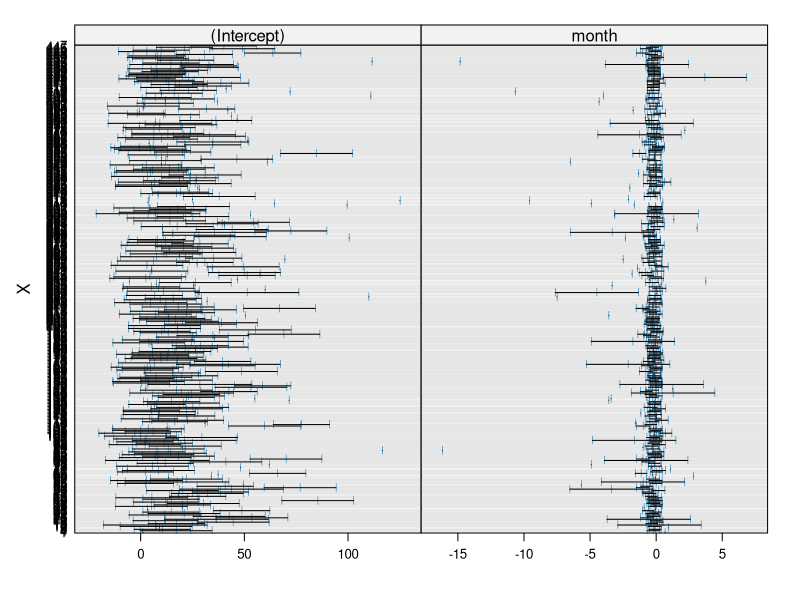
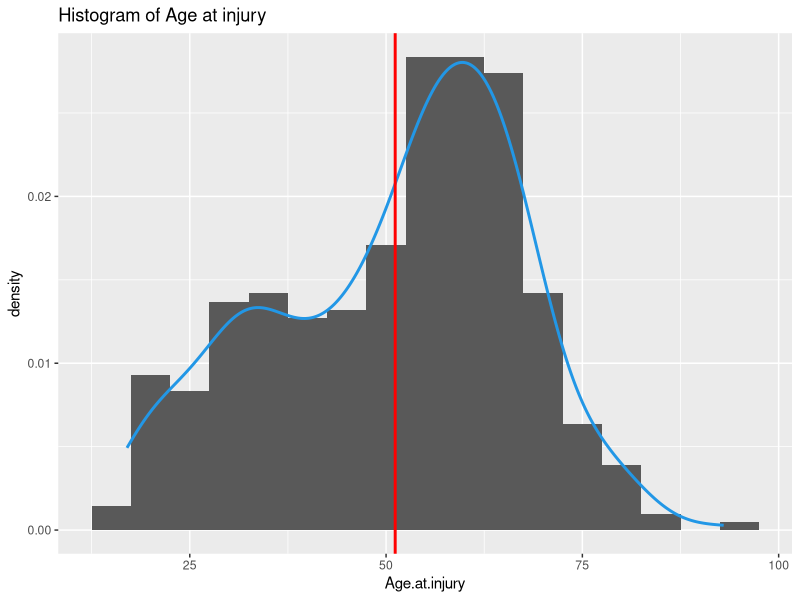
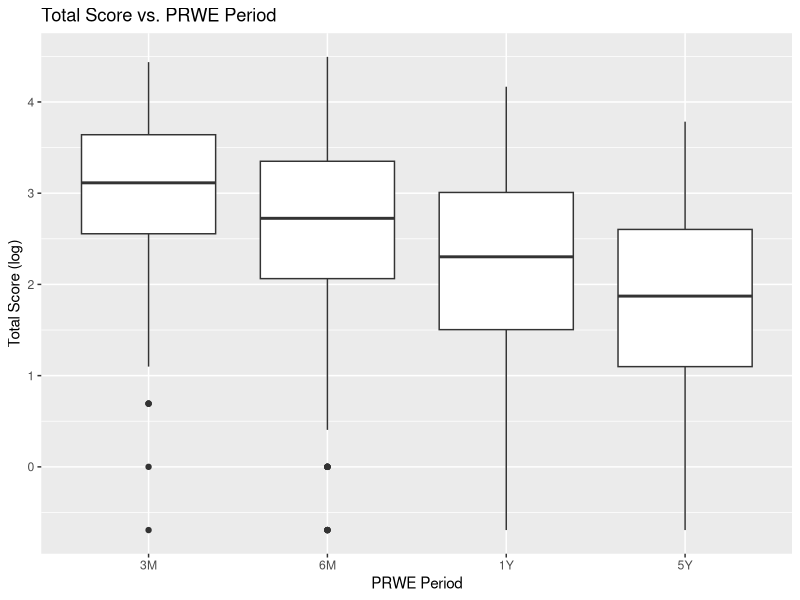
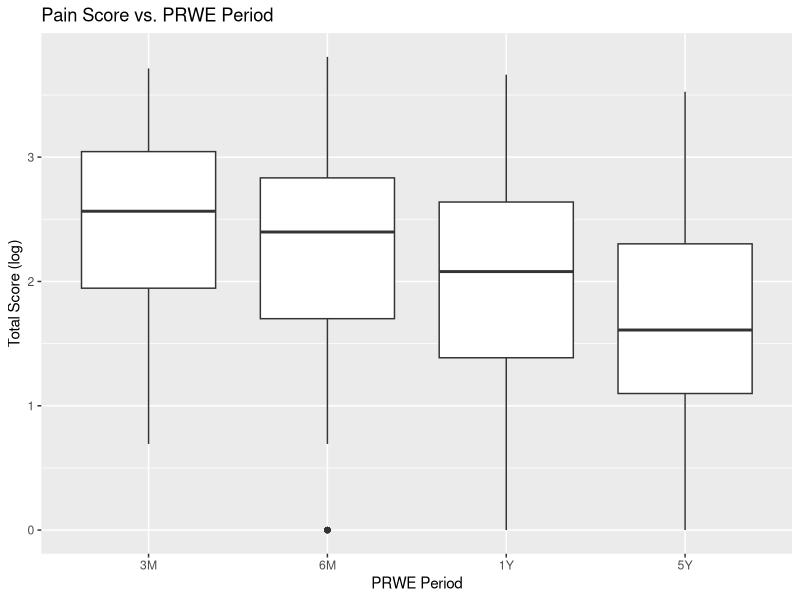
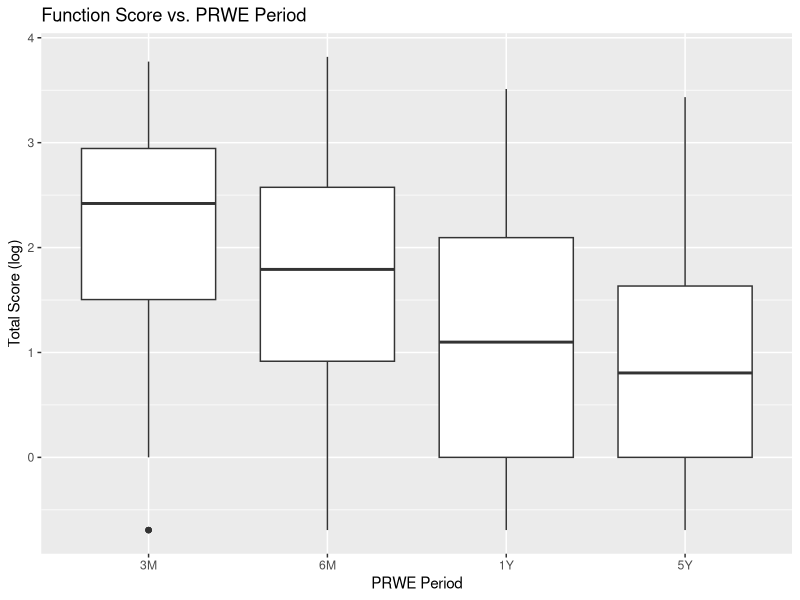
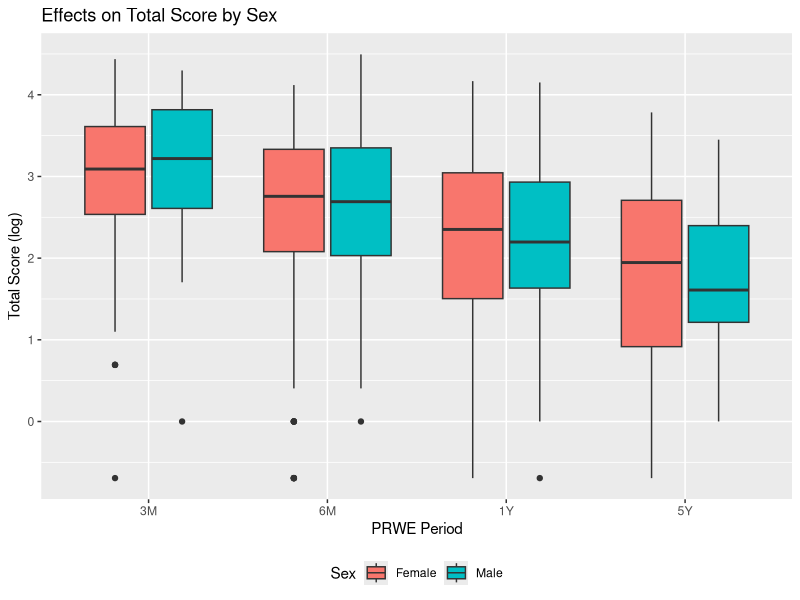
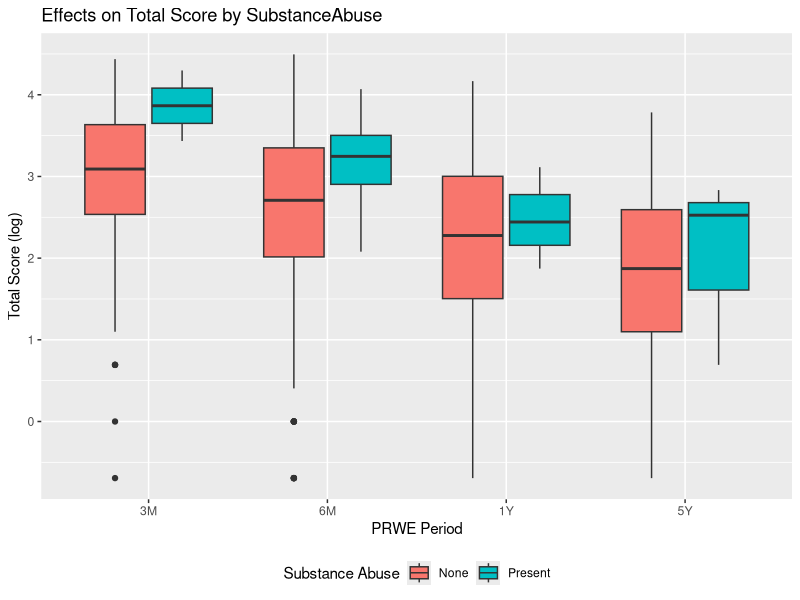
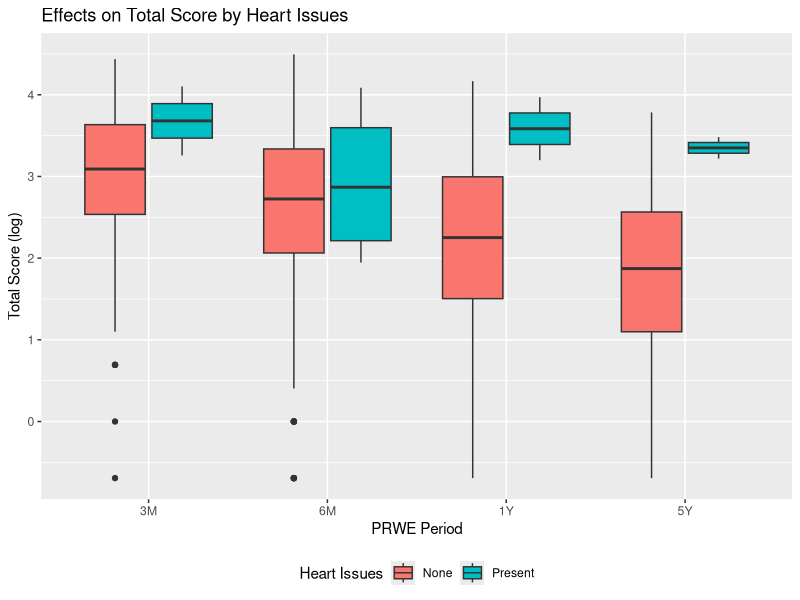

Source code (R) for these figures, in order:
## ---- chunk 1
knitr::opts_chunk$set(echo = TRUE, eval=FALSE)
## ---- chunk 2
library(tidyverse)
library(broom)
library(readxl)
library(ggfortify)
library(ggpubr)
library(rstatix)
library(nlme)
## ---- chunk 3
# data <- read_excel("Stat_Data.xlsx", skip = 1)
# write.csv(data, "data.csv")
## ---- chunk 4
c1 <- read.csv("data/data.csv")
## ---- chunk 5
c1 <- c1 %>%
  mutate(Sex = Sex, across(Sex, ~if_else(.=="F", 0, 1))) %>%
  mutate(CAD = CAD, across(CAD, ~if_else(.=="None", 0, 1))) %>%
  mutate(Hypertension = Hypertension, across(Hypertension, ~if_else(.=="None", 0, 1))) %>%
  mutate(Osteoporosis = Osteoporosis, across(Osteoporosis, ~if_else(.=="None", 0, 1))) %>%
  mutate(Diabetes = Diabetes, across(Diabetes, ~if_else(.=="None", 0, 1))) %>%
  mutate(Substance.abuse = Substance.abuse, across(Substance.abuse, ~if_else(.=="None", 0, 1))) %>%
  mutate(Alcohol.abuse = Alcohol.abuse, across(Alcohol.abuse, ~if_else(.=="None", 0, 1))) %>%
  mutate(Depression = Depression, across(Depression, ~if_else(.=="None", 0, 1))) %>%
  mutate(Anxiety.disorder = Anxiety.disorder, across(Anxiety.disorder, ~if_else(.=="None", 0, 1))) %>%
  mutate(Psychosis = Psychosis, across(Psychosis, ~if_else(.=="None", 0, 1))) %>%
  mutate(Malignancy = Malignancy, across(Malignancy, ~if_else(.=="None", 0, 1))) %>%
  mutate(Stroke.TIA = Stroke.TIA, across(Stroke.TIA, ~if_else(.=="None", 0, 1))) %>%
  mutate(Previous.orthopedic.trauma = Previous.orthopedic.trauma, across(Previous.orthopedic.trauma, ~if_else(.=="None", 0, 1))) %>%
  mutate(Revision.procedure = Revision.procedure, across(Revision.procedure, ~if_else(.=="Removal of  device", 1, 0)))
## ---- chunk 6
# c1 removes the rows with all NA or all "0".
c1 <- c1 %>% filter(!is.na(Total_3M) | !is.na(Total_6M) | !is.na(Total_1Y) | !is.na(Total_5Y)) %>%
  filter(Total_3M != 0 | Total_6M != 0 | Total_1Y != 0 | Total_5Y != 0)
## ---- chunk 7
# C3 is for LME use, with at least two non-NA data points
c3 <- c1 %>% filter((1*(is.na(Total_3M)) + 1*(is.na(Total_6M)) + 1*(is.na(Total_1Y)) + 1*(is.na(Total_5Y))) <= 2)
## ---- chunk 8
# regroup several attributes
easyc3 <- c3 %>% 
  select(X, MRN, Age.at.injury, Sex, ISS, CAD, Hypertension, Osteoporosis, Diabetes, Substance.abuse, Alcohol.abuse, Depression, Anxiety.disorder, Psychosis, Malignancy, Stroke.TIA, Previous.orthopedic.trauma, Revision.procedure, Function_Baseline, Pain_Baseline, Total_Baseline, Function_3M, Pain_3M, Total_3M, Function_6M, Pain_6M, Total_6M, Function_1Y, Pain_1Y, Total_1Y, Function_5Y, Pain_5Y, Total_5Y) %>%
  mutate(SubAbuse = 1*((Substance.abuse + Alcohol.abuse)!=0), Mental.illness = 1*((Depression + Anxiety.disorder + Psychosis)!=0)) %>% 
  select(X, MRN, Age.at.injury, Sex, ISS, CAD, Hypertension, Osteoporosis, Diabetes, SubAbuse, Mental.illness,
         Malignancy, Stroke.TIA,
         Previous.orthopedic.trauma, Revision.procedure, Function_Baseline, Pain_Baseline, Total_Baseline,
         Function_3M, Pain_3M, Total_3M, Function_6M, Pain_6M, Total_6M, Function_1Y, Pain_1Y, Total_1Y,
         Function_5Y, Pain_5Y, Total_5Y)
## ---- chunk 9
# longer form of easyc3
longc3 <- easyc3 %>% pivot_longer(-c(X, MRN, Age.at.injury, Sex, ISS, CAD, Hypertension, Osteoporosis, Diabetes, SubAbuse, Mental.illness, Malignancy, Stroke.TIA, Previous.orthopedic.trauma, Revision.procedure, Function_Baseline, Pain_Baseline, Total_Baseline), names_to = c(".value", "period"), names_sep = "_") %>%
  mutate(month = period, across(month, ~if_else(.=="3M", 3, if_else(.=="6M", 6, if_else(.=="1Y", 12, 60)))))
## ---- chunk 10
# delete NA for lme use.
# Count missing values
lme_longc3 <- longc3 %>% drop_na(Total)
lme_longc3 %>% group_by(period) %>% count(is.na(Total_Baseline)) 
## ---- chunk 11
fit.pre <- lmList(Total~ month|X, data = lme_longc3, na.action=na.exclude)
plot(intervals(fit.pre))
## ---- chunk 12
# easyc1 removes some dates and some useless variables

easyc1 <- c1 %>% select(X, MRN, Age.at.injury, Sex, ISS, CAD, Hypertension, Osteoporosis, Diabetes, Substance.abuse, Alcohol.abuse, Depression, Anxiety.disorder, Psychosis, Malignancy, Stroke.TIA, Previous.orthopedic.trauma, Revision.procedure, Function_Baseline, Pain_Baseline, Total_Baseline, Function_3M, Pain_3M, Total_3M, Function_6M, Pain_6M, Total_6M, Function_1Y, Pain_1Y, Total_1Y, Function_5Y, Pain_5Y, Total_5Y)
## ---- chunk 13
# Combine some general categories

easyc2 <- easyc1 %>% 
  mutate(SubAbuse = 1*((Substance.abuse + Alcohol.abuse)!=0), Mental.illness = 1*((Depression + Anxiety.disorder + Psychosis)!=0)) %>% 
  select(X, MRN, Age.at.injury, Sex, ISS, CAD, Hypertension, Osteoporosis, Diabetes, SubAbuse, Mental.illness,
         Malignancy, Stroke.TIA,
         Previous.orthopedic.trauma, Revision.procedure, Function_Baseline, Pain_Baseline, Total_Baseline,
         Function_3M, Pain_3M, Total_3M, Function_6M, Pain_6M, Total_6M, Function_1Y, Pain_1Y, Total_1Y,
         Function_5Y, Pain_5Y, Total_5Y)
## ---- chunk 14
# longc1 is the longer form of easyc1

longc1 <- easyc1 %>% pivot_longer(-c(X, MRN, Age.at.injury, Sex, ISS, CAD, Hypertension, Osteoporosis, Diabetes, Substance.abuse, Alcohol.abuse, Depression, Anxiety.disorder, Psychosis, Malignancy, Stroke.TIA, Previous.orthopedic.trauma, Revision.procedure), names_to = c(".value", "period"), names_sep = "_")
## ---- chunk 15
# Long form of combined data

longc2 <- easyc2 %>% pivot_longer(-c(X, MRN, Age.at.injury, Sex, ISS, CAD, Hypertension, Osteoporosis, Diabetes, SubAbuse, Mental.illness, Malignancy, Stroke.TIA, Previous.orthopedic.trauma, Revision.procedure), names_to = c(".value", "period"), names_sep = "_")
## ---- chunk 16
# Missing Value Stat
longc2 %>% group_by(period) %>% count(is.na(Total))
## ---- chunk 17
# rmBasec1 regulizes the Baseline scores and 
# removes the Baseline records

rmBasec1 <- easyc1 %>% 
  mutate(Function_3M = Function_3M - Function_Baseline,
                          Pain_3M = Pain_3M - Pain_Baseline,
                          Total_3M = Total_3M - Total_Baseline,
                          Function_6M = Function_6M - Function_Baseline,
                          Pain_6M = Pain_6M - Pain_Baseline,
                          Total_6M = Total_6M - Total_Baseline,
                          Function_1Y = Function_1Y - Function_Baseline,
                          Pain_1Y = Pain_1Y - Pain_Baseline,
                          Total_1Y = Total_1Y - Total_Baseline,
                          Function_5Y = Function_5Y - Function_Baseline,
                          Pain_5Y = Pain_5Y - Pain_Baseline,
                          Total_5Y = Total_5Y - Total_Baseline) %>%
  select(X, MRN, Age.at.injury, Sex, ISS, CAD, Hypertension, Osteoporosis, Diabetes, Substance.abuse, Alcohol.abuse, Depression, Anxiety.disorder, Psychosis, Malignancy, Stroke.TIA, Previous.orthopedic.trauma, Revision.procedure, Function_Baseline, Pain_Baseline, Total_Baseline, Function_3M, Pain_3M, Total_3M, Function_6M, Pain_6M, Total_6M, Function_1Y, Pain_1Y, Total_1Y, Function_5Y, Pain_5Y, Total_5Y)
## ---- chunk 18
# Remove baseline from combined data

rmBasec2 <- easyc2 %>% 
  mutate(Function_3M = Function_3M - Function_Baseline,
                          Pain_3M = Pain_3M - Pain_Baseline,
                          Total_3M = Total_3M - Total_Baseline,
                          Function_6M = Function_6M - Function_Baseline,
                          Pain_6M = Pain_6M - Pain_Baseline,
                          Total_6M = Total_6M - Total_Baseline,
                          Function_1Y = Function_1Y - Function_Baseline,
                          Pain_1Y = Pain_1Y - Pain_Baseline,
                          Total_1Y = Total_1Y - Total_Baseline,
                          Function_5Y = Function_5Y - Function_Baseline,
                          Pain_5Y = Pain_5Y - Pain_Baseline,
                          Total_5Y = Total_5Y - Total_Baseline) %>%
  select(X, MRN, Age.at.injury, Sex, ISS, CAD, Hypertension, Osteoporosis, Diabetes, SubAbuse, Mental.illness, Malignancy, Stroke.TIA, Previous.orthopedic.trauma, Revision.procedure, Function_Baseline, Pain_Baseline, Total_Baseline, Function_3M, Pain_3M, Total_3M, Function_6M, Pain_6M, Total_6M, Function_1Y, Pain_1Y, Total_1Y, Function_5Y, Pain_5Y, Total_5Y)
## ---- chunk 19
# Calculate the score difference between periods

ScoreDiff <- rmBasec1 %>%
  select(X, MRN, Age.at.injury, Sex, ISS, CAD, Hypertension, Osteoporosis, Diabetes, Substance.abuse, Alcohol.abuse, Depression, Anxiety.disorder, Psychosis, Malignancy, Stroke.TIA, Previous.orthopedic.trauma, Revision.procedure, Function_3M, Pain_3M, Total_3M, Function_6M, Pain_6M, Total_6M, Function_1Y, Pain_1Y, Total_1Y, Function_5Y, Pain_5Y, Total_5Y) %>%
  pivot_longer(-c(X, MRN, Age.at.injury, Sex, ISS, CAD, Hypertension, Osteoporosis, Diabetes, Substance.abuse, Alcohol.abuse, Depression, Anxiety.disorder, Psychosis, Malignancy, Stroke.TIA, Previous.orthopedic.trauma, Revision.procedure), names_to = c("part", ".value"), names_sep = "_") %>%
  mutate(Diff_6M3M = `6M` - `3M`,
         Diff_1Y3M = `1Y` - `3M`,
         Diff_1Y6M = `1Y` - `6M`,
         Diff_5Y6M = `5Y` - `6M`,
         Diff_5Y1Y = `5Y` - `1Y`) %>%
  mutate(Crt_6M3M = Diff_6M3M, 
         across(Crt_6M3M, ~if_else(.<=(-11.5), 1, if_else(.>=11.5, -1, 0))),
         Crt_1Y3M = Diff_1Y3M,
         across(Crt_1Y3M, ~if_else(.<=(-11.5), 1, if_else(.>=11.5, -1, 0))),
         Crt_1Y6M = Diff_1Y6M, 
         across(Crt_1Y6M, ~if_else(.<=(-11.5), 1, if_else(.>=11.5, -1, 0))),
         Crt_5Y6M = Diff_5Y6M, 
         across(Crt_5Y6M, ~if_else(.<=(-11.5), 1, if_else(.>=11.5, -1, 0))),
         Crt_5Y1Y = Diff_5Y1Y, 
         across(Crt_5Y1Y, ~if_else(.<=(-11.5), 1, if_else(.>=11.5, -1, 0))))
## ---- chunk 20
# reglongc1 is the long form of rmBasec1

reglongc1 <- rmBasec1 %>% 
  select(X, MRN, Age.at.injury, Sex, ISS, CAD, Hypertension, Osteoporosis, Diabetes, Substance.abuse, Alcohol.abuse, Depression, Anxiety.disorder, Psychosis, Malignancy, Stroke.TIA, Previous.orthopedic.trauma, Revision.procedure, Function_3M, Pain_3M, Total_3M, Function_6M, Pain_6M, Total_6M, Function_1Y, Pain_1Y, Total_1Y, Function_5Y, Pain_5Y, Total_5Y) %>%
  pivot_longer(-c(X, MRN, Age.at.injury, Sex, ISS, CAD, Hypertension, Osteoporosis, Diabetes, Substance.abuse, Alcohol.abuse, Depression, Anxiety.disorder, Psychosis, Malignancy, Stroke.TIA, Previous.orthopedic.trauma, Revision.procedure), names_to = c(".value", "period"), names_sep = "_")
## ---- chunk 21
# reglongc2 is the long form of rmBasec2

reglongc2 <- rmBasec2 %>% 
  select(X, MRN, Age.at.injury, Sex, ISS, CAD, Hypertension, Osteoporosis, Diabetes, SubAbuse, Mental.illness, Malignancy, Stroke.TIA, Previous.orthopedic.trauma, Revision.procedure, Function_3M, Pain_3M, Total_3M, Function_6M, Pain_6M, Total_6M, Function_1Y, Pain_1Y, Total_1Y, Function_5Y, Pain_5Y, Total_5Y) %>%
  pivot_longer(-c(X, MRN, Age.at.injury, Sex, ISS, CAD, Hypertension, Osteoporosis, Diabetes, SubAbuse, Mental.illness, Malignancy, Stroke.TIA, Previous.orthopedic.trauma, Revision.procedure), names_to = c(".value", "period"), names_sep = "_")
## ---- chunk 22
easyc2 %>% ggplot(aes(x = Age.at.injury)) + 
  geom_histogram(aes(y = ..density..), binwidth = 5) + 
  geom_density(col = 4, size = 1) + 
  labs(title = "Histogram of Age at injury") +
  geom_vline(aes(xintercept = mean(Age.at.injury)), col = "red", size = 1)
## ---- chunk 23
# allocate levels of factor `period`

longc1$period <- factor(longc1$period, levels= c("Baseline", "3M", "6M", "1Y", "5Y"))

reglongc1$period <- factor(reglongc1$period, levels= c("3M", "6M", "1Y", "5Y"))

longc2$period <- factor(longc2$period, levels= c("Baseline", "3M", "6M", "1Y", "5Y"))

reglongc2$period <- factor(reglongc2$period, levels= c("3M", "6M", "1Y", "5Y"))
## ---- chunk 24
# Find the extreme values and remove from dataset
rm_reglongc2 <- reglongc2 %>% select(X, period, Total) %>%
  group_by(period) %>%
  identify_outliers(Total) %>%
  filter(is.extreme == TRUE)

new_reglongc2 <- anti_join(reglongc2, rm_reglongc2)
## ---- chunk 25
new_reglongc2 %>% ggplot(aes(x = period, y = log(Total))) + 
  geom_boxplot() +
  xlab("PRWE Period") +
  ylab("Total Score (log)") +
  ggtitle("Total Score vs. PRWE Period") 
## ---- chunk 26
new_reglongc2 %>% ggplot(aes(x = period, y = log(Pain))) + 
  geom_boxplot() +
  xlab("PRWE Period") +
  ylab("Total Score (log)") +
  ggtitle("Pain Score vs. PRWE Period")
## ---- chunk 27
new_reglongc2 %>% ggplot(aes(x = period, y = log(Function))) + 
  geom_boxplot() +
  xlab("PRWE Period") +
  ylab("Total Score (log)") +
  ggtitle("Function Score vs. PRWE Period")
## ---- chunk 28
new_reglongc2 %>% ggplot(aes(y = log(Total), x = period, fill = as.factor(Sex))) +
  geom_boxplot() +
  xlab("PRWE Period") +
  ylab("Total Score (log)") +
  ggtitle("Effects on Total Score by Sex") +
  theme(legend.position="bottom") +
  scale_fill_discrete(name = "Sex", labels = c("Female", "Male"))
## ---- chunk 29
new_reglongc2 %>% ggplot(aes(y = log(Total), x = period, fill = as.factor(SubAbuse))) +
  geom_boxplot() +
  xlab("PRWE Period") +
  ylab("Total Score (log)") +
  ggtitle("Effects on Total Score by SubstanceAbuse") +
  theme(legend.position="bottom") +
  scale_fill_discrete(name = "Substance Abuse", labels = c("None", "Present"))
## ---- chunk 30
new_reglongc2 %>% ggplot(aes(y = log(Total), x = period, fill = as.factor(CAD))) +
  geom_boxplot() +
  xlab("PRWE Period") +
  ylab("Total Score (log)") +
  ggtitle("Effects on Total Score by Heart Issues") +
  theme(legend.position="bottom") +
  scale_fill_discrete(name = "Heart Issues", labels = c("None", "Present"))
## ---- chunk 31
new_reglongc2 %>% ggplot(aes(y = log(Total), x = period, fill = as.factor(Mental.illness))) +
  geom_boxplot() +
  xlab("PRWE Period") +
  ylab("Total Score (log)") +
  ggtitle("Effects on Total Score by Mental Illness") +
  theme(legend.position="bottom") +
  scale_fill_discrete(name = "Mental Issues", labels = c("None", "Present"))
## ---- chunk 32
new_reglongc2 %>% ggplot(aes(y = log(Total), x = period, fill = as.factor(Diabetes))) +
  geom_boxplot() +
  xlab("PRWE Period") +
  ylab("Total Score (log)") +
  ggtitle("Effects on Total Score by Diabetes") +
  theme(legend.position="bottom") +
  scale_fill_discrete(name = "Diabetes", labels = c("None", "Present"))
## ---- chunk 33
new_reglongc2 %>% ggplot(aes(y = log(Total), x = period, fill = as.factor(Revision.procedure))) +
  geom_boxplot() +
  xlab("PRWE Period") +
  ylab("Total Score (log)") +
  ggtitle("Effects on Total Score by Removal of device") +
  theme(legend.position="bottom") +
  scale_fill_discrete(name = "Removal of device", labels = c("No", "Yes"))
## ---- chunk 34
new_reglongc2 %>% ggplot(aes(x = period, y = Total)) + 
  geom_boxplot() +
  xlab("PRWE Period") +
  ylab("Total Score") +
  ggtitle("Total Score vs. PRWE Period") 
## ---- chunk 35
new_reglongc2 %>% ggplot(aes(x = period, y = Pain)) + 
  geom_boxplot() +
  xlab("PRWE Period") +
  ylab("Total Score") +
  ggtitle("Pain Score vs. PRWE Period")
## ---- chunk 36
new_reglongc2 %>% ggplot(aes(x = period, y = Function)) + 
  geom_boxplot() +
  xlab("PRWE Period") +
  ylab("Total Score") +
  ggtitle("Function Score vs. PRWE Period")
## ---- chunk 37
new_reglongc2 %>% ggplot(aes(y = Total, x = period, fill = as.factor(Sex))) +
  geom_boxplot() +
  xlab("PRWE Period") +
  ylab("Total Score") +
  ggtitle("Effects on Total Score by Sex") +
  theme(legend.position="bottom") +
  scale_fill_discrete(name = "Sex", labels = c("Female", "Male"))
## ---- chunk 38
new_reglongc2 %>% ggplot(aes(y = Total, x = period, fill = as.factor(SubAbuse))) +
  geom_boxplot() +
  xlab("PRWE Period") +
  ylab("Total Score") +
  ggtitle("Effects on Total Score by SubstanceAbuse") +
  theme(legend.position="bottom") +
  scale_fill_discrete(name = "Substance Abuse", labels = c("None", "Present"))
## ---- chunk 39
new_reglongc2 %>% ggplot(aes(y = Total, x = period, fill = as.factor(CAD))) +
  geom_boxplot() +
  xlab("PRWE Period") +
  ylab("Total Score") +
  ggtitle("Effects on Total Score by Heart Issues") +
  theme(legend.position="bottom") +
  scale_fill_discrete(name = "Heart Issues", labels = c("None", "Present"))
## ---- chunk 40
new_reglongc2 %>% ggplot(aes(y = Total, x = period, fill = as.factor(Mental.illness))) +
  geom_boxplot() +
  xlab("PRWE Period") +
  ylab("Total Score") +
  ggtitle("Effects on Total Score by Mental Illness") +
  theme(legend.position="bottom") +
  scale_fill_discrete(name = "Mental Issues", labels = c("None", "Present"))
## ---- chunk 41
new_reglongc2 %>% ggplot(aes(y = Total, x = period, fill = as.factor(Diabetes))) +
  geom_boxplot() +
  xlab("PRWE Period") +
  ylab("Total Score") +
  ggtitle("Effects on Total Score by Diabetes") +
  theme(legend.position="bottom") +
  scale_fill_discrete(name = "Diabetes", labels = c("None", "Present"))
## ---- chunk 42
new_reglongc2 %>% ggplot(aes(y = Total, x = period, fill = as.factor(Revision.procedure))) +
  geom_boxplot() +
  xlab("PRWE Period") +
  ylab("Total Score") +
  ggtitle("Effects on Total Score by Removal of device") +
  theme(legend.position="bottom") +
  scale_fill_discrete(name = "Removal of device", labels = c("No", "Yes"))
## ---- chunk 43
new_reglongc2 %>% group_by(period, Revision.procedure) %>% summarise(Total = mean(Total, na.rm = TRUE), n = n()) %>% 
  ggplot(aes(y = Total, x = period, col = as.factor(Revision.procedure))) +
  geom_point(size = 4) +
  xlab("PRWE Period") +
  ylab("Total Score") +
  ggtitle("Average Total Score by Removal of device")
## ---- chunk 44
rmDevice <- reglongc1 %>% select(X, period, Revision.procedure, Total)
rmDevice1 <- ScoreDiff %>% select(X, Revision.procedure, Diff_5Y1Y)
## ---- chunk 45
# extreme values removed
rm_df_51 <- rmDevice1 %>% 
  group_by(Revision.procedure) %>%
  identify_outliers(Diff_5Y1Y) %>%
  filter(is.extreme == TRUE) %>%
  select(Revision.procedure, X, Diff_5Y1Y)

new_5Y1Y <- anti_join(rmDevice1, rm_df_51)
prop_5Y1Y <- new_5Y1Y %>% mutate(recovery = Diff_5Y1Y, across(recovery, ~if_else(.<= 11.5, 1, 0)))
## ---- chunk 46
# counts
prop_5Y1Y %>% filter(Revision.procedure == 0, recovery == 0) %>% count()
prop_5Y1Y %>% filter(Revision.procedure == 0, recovery == 1) %>% count()
prop_5Y1Y %>% filter(Revision.procedure == 1, recovery == 0) %>% count()
prop_5Y1Y %>% filter(Revision.procedure == 1, recovery == 1) %>% count()
## ---- chunk 47
# proportion test
prop_mtx <- rbind(c(569, 15), c(63, 2))
chisq.test(prop_mtx, correct = FALSE)
fisher.test(prop_mtx)
prop.test(prop_mtx)
## ---- chunk 48

modelDe <- lm(Diff_5Y1Y ~ Revision.procedure,
             data = new_5Y1Y)
ggqqplot(residuals(modelDe))
## ---- chunk 49
shapiro_test(residuals(modelDe))
## ---- chunk 50
new_5Y1Y %>% group_by(Revision.procedure) %>%
  shapiro_test(Diff_5Y1Y)
## ---- chunk 51
t.test(Diff_5Y1Y ~ Revision.procedure, data = new_5Y1Y)
wilcox.test(Diff_5Y1Y ~ Revision.procedure, data = new_5Y1Y)
new_5Y1Y %>%
  kruskal.test(Diff_5Y1Y ~ Revision.procedure)

-1.771404+2.700000 
((1.000074 + 2.857266)/2)/qnorm(0.975)
## ---- chunk 52
# extreme values removed
rm_df_period <- rmDevice %>% group_by(period, Revision.procedure) %>%
  identify_outliers(Total) %>%
  filter(is.extreme == TRUE) %>%
  select(X, period, Revision.procedure, Total)
new_rm_p <- anti_join(rmDevice, rm_df_period)
## ---- chunk 53
model  <- lm(Total ~ period*Revision.procedure,
             data = new_rm_p)
ggqqplot(residuals(model))
## ---- chunk 54
shapiro_test(residuals(model))
## ---- chunk 55
new_rm_p %>% group_by(period, Revision.procedure) %>%
  shapiro_test(Total)
## ---- chunk 56
ggqqplot(new_rm_p, "Total", ggtheme = theme_bw()) +
  facet_grid(Revision.procedure ~ period)
## ---- chunk 57
model1 <- lm(Total ~ period * Revision.procedure, data = new_rm_p)
new_rm_p %>%
  group_by(period) %>%
  t_test(Total ~ Revision.procedure)
## ---- chunk 58
new_rm_p %>%
  group_by(period) %>%
  wilcox_test(Total ~ Revision.procedure)
## ---- chunk 59
new_rm_p %>%
  group_by(period) %>% 
  kruskal_test(Total ~ Revision.procedure)
## ---- chunk 60
# Score difference between periods vs. MCID
ScoreDiff %>% filter(part == "Total") %>% 
  summarise(Crt_6M3M = mean(abs(Crt_6M3M), na.rm = TRUE),
            Crt_1Y3M = mean(abs(Crt_1Y3M), na.rm = TRUE), 
            Crt_1Y6M = mean(abs(Crt_1Y6M), na.rm = TRUE), 
            Crt_5Y6M = mean(abs(Crt_5Y6M), na.rm = TRUE), 
            Crt_5Y1Y = mean(abs(Crt_5Y1Y), na.rm = TRUE))
## ---- chunk 61
# Counts
ScoreDiff %>% filter(Crt_6M3M != 0) %>% count()
ScoreDiff %>% filter(!is.na(Crt_6M3M)) %>% count()
ScoreDiff %>% filter(Crt_1Y3M != 0) %>% count()
ScoreDiff %>% filter(!is.na(Crt_1Y3M)) %>% count()
ScoreDiff %>% filter(Crt_1Y6M != 0) %>% count()
ScoreDiff %>% filter(!is.na(Crt_1Y6M)) %>% count()
ScoreDiff %>% filter(Crt_5Y6M != 0) %>% count()
ScoreDiff %>% filter(!is.na(Crt_5Y6M)) %>% count()
ScoreDiff %>% filter(Crt_5Y1Y != 0) %>% count()
ScoreDiff %>% filter(!is.na(Crt_5Y1Y)) %>% count()
## ---- chunk 62
# Recovery rate, by MCID
ScoreDiff %>% filter(part == "Total") %>% 
  summarise(`3M` = mean(`3M` <= 11.5, na.rm = TRUE), 
            `6M` = mean(`6M` <= 11.5, na.rm = TRUE), 
            `1Y` = mean(`1Y` <= 11.5, na.rm = TRUE), 
            `5Y` = mean(`5Y` <= 11.5, na.rm = TRUE))
## ---- chunk 63
# Counts
ScoreDiff %>% filter(part == "Total") %>% filter(`3M` <= 11.5) %>% count()
ScoreDiff %>% filter(part == "Total") %>% filter(!is.na(`3M`)) %>% count()
ScoreDiff %>% filter(part == "Total") %>% filter(`6M` <= 11.5) %>% count()
ScoreDiff %>% filter(part == "Total") %>% filter(!is.na(`6M`)) %>% count()
ScoreDiff %>% filter(part == "Total") %>% filter(`1Y` <= 11.5) %>% count()
ScoreDiff %>% filter(part == "Total") %>% filter(!is.na(`1Y`)) %>% count()
ScoreDiff %>% filter(part == "Total") %>% filter(`5Y` <= 11.5) %>% count()
ScoreDiff %>% filter(part == "Total") %>% filter(!is.na(`5Y`)) %>% count()
## ---- chunk 64
# proportion of recovery, by MCID and Removal of Device
ScoreDiff %>% filter(part == "Total") %>% group_by(Revision.procedure) %>%
  summarise(`3M` = mean(`3M` <= 11.5, na.rm = TRUE), 
            `6M` = mean(`6M` <= 11.5, na.rm = TRUE), 
            `1Y` = mean(`1Y` <= 11.5, na.rm = TRUE), 
            `5Y` = mean(`5Y` <= 11.5, na.rm = TRUE))
## ---- chunk 65
# Counts
ScoreDiff %>% filter(part == "Total") %>% group_by(Revision.procedure) %>% filter(`3M` <= 11.5) %>% count()
ScoreDiff %>% filter(part == "Total") %>% group_by(Revision.procedure) %>% filter(!is.na(`3M`)) %>% count()
ScoreDiff %>% filter(part == "Total") %>% group_by(Revision.procedure) %>% filter(`6M` <= 11.5) %>% count()
ScoreDiff %>% filter(part == "Total") %>% group_by(Revision.procedure) %>% filter(!is.na(`6M`)) %>% count()
ScoreDiff %>% filter(part == "Total") %>% group_by(Revision.procedure) %>% filter(`1Y` <= 11.5) %>% count()
ScoreDiff %>% filter(part == "Total") %>% group_by(Revision.procedure) %>% filter(!is.na(`1Y`)) %>% count()
ScoreDiff %>% filter(part == "Total") %>% group_by(Revision.procedure) %>% filter(`5Y` <= 11.5) %>% count()
ScoreDiff %>% filter(part == "Total") %>% group_by(Revision.procedure) %>% filter(!is.na(`5Y`)) %>% count()
## ---- chunk 66
prop_mtx <- rbind(c(36, 85), c(2, 14))
chisq.test(prop_mtx, correct = FALSE)
fisher.test(prop_mtx)
prop_test(prop_mtx)
## ---- chunk 67
prop_mtx <- rbind(c(150, 169), c(12, 22))
chisq.test(prop_mtx, correct = FALSE)
fisher.test(prop_mtx)
prop_test(prop_mtx)
## ---- chunk 68
prop_mtx <- rbind(c(165, 97), c(15, 16))
chisq.test(prop_mtx, correct = FALSE)
fisher.test(prop_mtx)
prop_test(prop_mtx)
## ---- chunk 69
prop_mtx <- rbind(c(192, 58), c(20, 6))
chisq.test(prop_mtx, correct = FALSE)
fisher.test(prop_mtx)
prop_test(prop_mtx)
